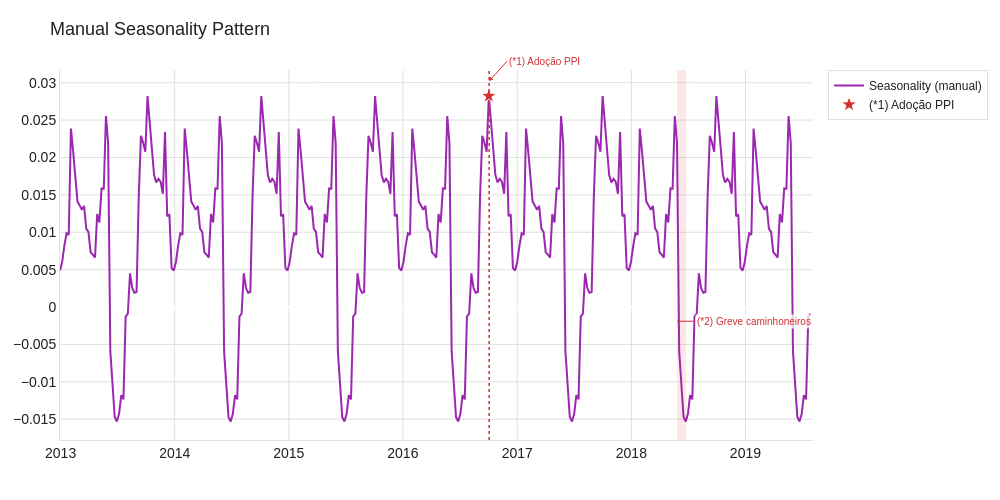

Write notebook code for a chart like this one.
### Code cell
seasonal_pattern = [train_scaled_sr_es.iloc[i::period].mean() for i in range(period)]
train_scaled_seasonality = [
    seasonal_pattern[i % period] for i in range(len(train_scaled_sr_es))
]
train_scaled_seasonality = pd.Series(
    train_scaled_seasonality, index=train_scaled_sr_es.index
)

plot_series(
    (train_scaled_seasonality, "Seasonality (manual)", PPT_COLORS["season"]),
    title="Manual Seasonality Pattern",
    save_name="08_seasonality_manual",
)

### Figure 1 — Plotly figure (JSON) as saved in the notebook; plotly's stock layout.template omitted (floating-point values rounded to 4 significant figures; data arrays with more than 128 entries replaced by an {"elided": "..."} marker saying what was removed)
{"data": [{"line": {"color": "#9C27B0", "width": 2}, "mode": "lines", "name": "Seasonality (manual)", "type": "scatter", "x": {"elided": "344 str values"}, "y": {"elided": "344 float values"}}, {"hoverinfo": "text", "hovertext": "Out/2016 — Petrobras adota PPI (Preço de Paridade de Importação): preços passam a seguir Brent + câmbio", "marker": {"color": "#D32F2F", "line": {"color": "white", "width": 1}, "size": 12, "symbol": "star"}, "mode": "markers", "name": "(*1) Adoção PPI", "showlegend": true, "type": "scatter", "x": ["2016-10-02T00:00:00"], "y": [0.02822]}], "layout": {"annotations": [{"arrowcolor": "#D32F2F", "arrowhead": 2, "arrowsize": 0.8, "arrowwidth": 1, "ax": 18, "ay": -20, "bgcolor": "rgba(255,255,255,0.75)", "font": {"color": "#D32F2F", "size": 10}, "hovertext": "Out/2016 — Petrobras adota PPI (Preço de Paridade de Importação): preços passam a seguir Brent + câmbio", "showarrow": true, "text": "(*1) Adoção PPI", "x": "2016-10-03T00:00:00", "xanchor": "left", "xref": "x", "y": 0.97, "yref": "paper"}, {"arrowcolor": "#D32F2F", "arrowhead": 0, "arrowwidth": 1, "ax": 18, "ay": 0, "bgcolor": "rgba(255,255,255,0.75)", "font": {"color": "#D32F2F", "size": 10}, "hovertext": "27/05–26/06/2018 — Greve dos caminhoneiros: vendas de diesel reduziram ~30%", "showarrow": true, "text": "(*2) Greve caminhoneiros", "x": "2018-05-27T00:00:00", "xanchor": "left", "xref": "x", "y": 0.321, "yref": "paper"}], "font": {"color": "#212121", "family": "Arial", "size": 14}, "height": 500, "legend": {"bgcolor": "rgba(255,255,255,0.9)", "bordercolor": "#E0E0E0", "borderwidth": 1, "font": {"size": 12}}, "margin": {"b": 60, "l": 60, "r": 40, "t": 70}, "paper_bgcolor": "#FFFFFF", "plot_bgcolor": "#FFFFFF", "shapes": [{"line": {"color": "#D32F2F", "dash": "dot", "width": 1.5}, "type": "line", "x0": "2016-10-03T00:00:00", "x1": "2016-10-03T00:00:00", "xref": "x", "y0": 0, "y1": 1, "yref": "paper"}, {"fillcolor": "rgba(211,47,47,0.10)", "line": {"width": 0}, "type": "rect", "x0": "2018-05-27T00:00:00", "x1": "2018-06-26T00:00:00", "xref": "x", "y0": 0, "y1": 1, "yref": "paper"}], "title": {"font": {"color": "#212121", "size": 18}, "text": "Manual Seasonality Pattern"}, "width": 1000, "xaxis": {"gridcolor": "#E0E0E0", "linecolor": "#E0E0E0", "showgrid": true}, "yaxis": {"gridcolor": "#E0E0E0", "linecolor": "#E0E0E0", "showgrid": true}}}
